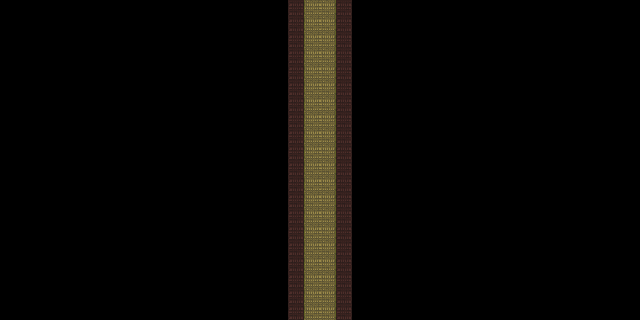

This game map was drawn from its Tiled (.tmx) file and the tilesets committed beside it. A one-line description and the full map source follow:
An orthogonal 40x20 tile map with 16x16 px tiles, 1 tile layer (Tile Layer 1), 2 tilesets.

<map version="1.10" tiledversion="1.10.1" orientation="orthogonal" renderorder="right-down" width="40" height="20" tilewidth="16" tileheight="16" infinite="0" nextlayerid="3" nextobjectid="1">
 <properties>
  <property name="looping" type="bool" value="true" />
  <property name="music" value="res/audio/music/untitled.wav" />
  <property name="music_speed" type="float" value="1" />
  <property name="tint" value="0,0,0,127" />
 </properties>
 <tileset firstgid="1" source="floor_mats.tsx" />
 <tileset firstgid="17" source="entity/misc_entities.tsx" />
 <layer id="1" name="Tile Layer 1" width="40" height="20">
  <data encoding="csv">
0,0,0,0,0,0,0,0,0,0,0,0,0,0,0,0,0,0,17,10,12,17,0,0,0,0,0,0,0,0,0,0,0,0,0,0,0,0,0,0,
0,0,0,0,0,0,0,0,0,0,0,0,0,0,0,0,0,0,17,10,12,17,0,0,0,0,0,0,0,0,0,0,0,0,0,0,0,0,0,0,
0,0,0,0,0,0,0,0,0,0,0,0,0,0,0,0,0,0,17,10,12,17,0,0,0,0,0,0,0,0,0,0,0,0,0,0,0,0,0,0,
0,0,0,0,0,0,0,0,0,0,0,0,0,0,0,0,0,0,17,10,12,17,0,0,0,0,0,0,0,0,0,0,0,0,0,0,0,0,0,0,
0,0,0,0,0,0,0,0,0,0,0,0,0,0,0,0,0,0,17,10,12,17,0,0,0,0,0,0,0,0,0,0,0,0,0,0,0,0,0,0,
0,0,0,0,0,0,0,0,0,0,0,0,0,0,0,0,0,0,17,10,12,17,0,0,0,0,0,0,0,0,0,0,0,0,0,0,0,0,0,0,
0,0,0,0,0,0,0,0,0,0,0,0,0,0,0,0,0,0,17,10,12,17,0,0,0,0,0,0,0,0,0,0,0,0,0,0,0,0,0,0,
0,0,0,0,0,0,0,0,0,0,0,0,0,0,0,0,0,0,17,10,12,17,0,0,0,0,0,0,0,0,0,0,0,0,0,0,0,0,0,0,
0,0,0,0,0,0,0,0,0,0,0,0,0,0,0,0,0,0,17,10,12,17,0,0,0,0,0,0,0,0,0,0,0,0,0,0,0,0,0,0,
0,0,0,0,0,0,0,0,0,0,0,0,0,0,0,0,0,0,17,10,12,17,0,0,0,0,0,0,0,0,0,0,0,0,0,0,0,0,0,0,
0,0,0,0,0,0,0,0,0,0,0,0,0,0,0,0,0,0,17,10,12,17,0,0,0,0,0,0,0,0,0,0,0,0,0,0,0,0,0,0,
0,0,0,0,0,0,0,0,0,0,0,0,0,0,0,0,0,0,17,10,12,17,0,0,0,0,0,0,0,0,0,0,0,0,0,0,0,0,0,0,
0,0,0,0,0,0,0,0,0,0,0,0,0,0,0,0,0,0,17,10,12,17,0,0,0,0,0,0,0,0,0,0,0,0,0,0,0,0,0,0,
0,0,0,0,0,0,0,0,0,0,0,0,0,0,0,0,0,0,17,10,12,17,0,0,0,0,0,0,0,0,0,0,0,0,0,0,0,0,0,0,
0,0,0,0,0,0,0,0,0,0,0,0,0,0,0,0,0,0,17,10,12,17,0,0,0,0,0,0,0,0,0,0,0,0,0,0,0,0,0,0,
0,0,0,0,0,0,0,0,0,0,0,0,0,0,0,0,0,0,17,10,12,17,0,0,0,0,0,0,0,0,0,0,0,0,0,0,0,0,0,0,
0,0,0,0,0,0,0,0,0,0,0,0,0,0,0,0,0,0,17,10,12,17,0,0,0,0,0,0,0,0,0,0,0,0,0,0,0,0,0,0,
0,0,0,0,0,0,0,0,0,0,0,0,0,0,0,0,0,0,17,10,12,17,0,0,0,0,0,0,0,0,0,0,0,0,0,0,0,0,0,0,
0,0,0,0,0,0,0,0,0,0,0,0,0,0,0,0,0,0,17,10,12,17,0,0,0,0,0,0,0,0,0,0,0,0,0,0,0,0,0,0,
0,0,0,0,0,0,0,0,0,0,0,0,0,0,0,0,0,0,17,10,12,17,0,0,0,0,0,0,0,0,0,0,0,0,0,0,0,0,0,0
</data>
 </layer>
</map>
